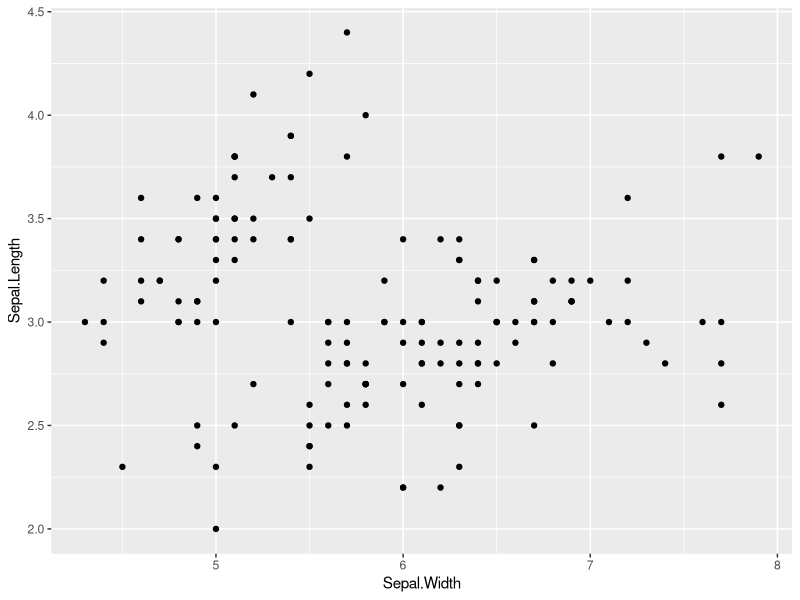
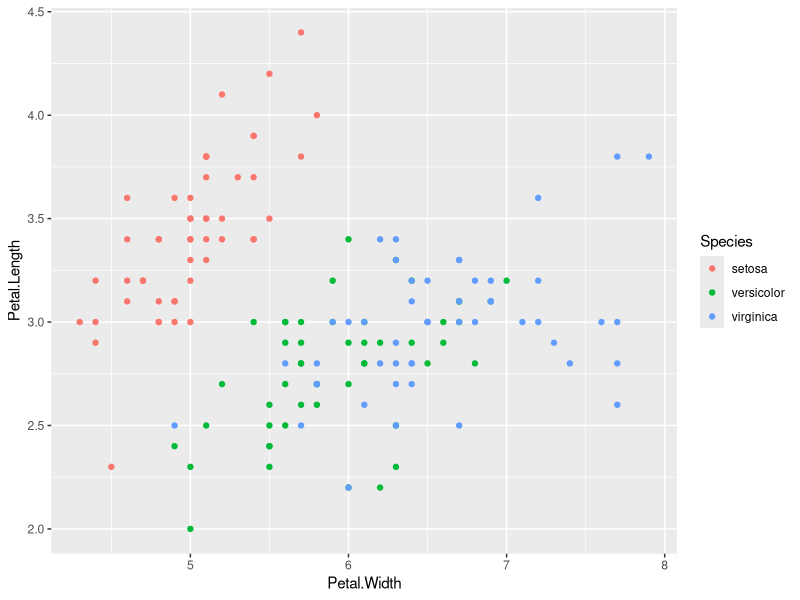
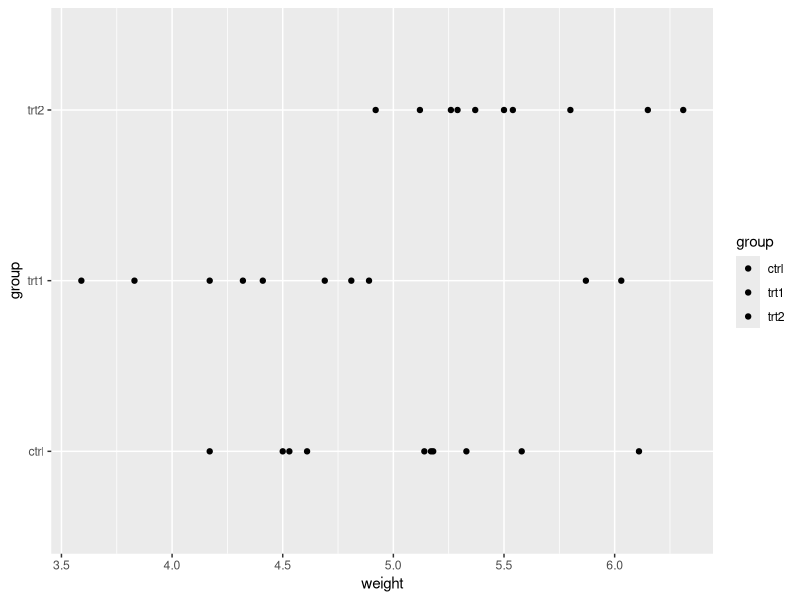

Write R code to recreate these figures, in order.
# Tidyverse Exam – Data Manipulation in R (using `mtcars` dataset)

# tidyverse ---------------------------------------------------------------

# Use `df_mtcars` for Questions 1 - 10
library(tidyverse)
df_mtcars <- as_tibble(mtcars,
                       rownames = "model")

# 1. Filter rows where number of cylinders (`cyl`) is 6
# Write code to create a new data frame that only includes rows where `cyl == 6`.
# Assign to: `mtcars_cyl6`
mtcars_cyl6 <- filter(df_mtcars, cyl == 6)


# 2. Filter rows where number of gears (`gear`) is either 3 or 5
# Use `%in%` to filter the `df_mtcars` dataset for these two `gear` values.
# Assign to: `mtcars_g35`
mtcars_g35 <- select(df_mtcars, c(gear))


# 3. Filter rows where miles per gallon (`mpg`) is greater than 25
# Create a subset of `df_mtcars` where `mpg > 25`.
# Assign to: `mtcars_mpg25`
select(df_mtcars, c(mpg))
mtcars_mpg25 <- df_mtcars %>% 
  filter (mpg>25 )

# 4. Filter rows where weight (`wt`) is less than 2.5 AND number of cylinders (`cyl`) is 4
# Combine logical conditions using `&`.
# Assign to: `mtcars_light_cyl4`
select(df_mtcars, c(wt))
mtcars_light_cyl4 <- df_mtcars %>% filter(wt<2.5 & cyl == 4)

# 5. Sort `df_mtcars` by horsepower (`hp`) in ascending order
# Use `arrange()` to sort the data.
# Assign to: `mtcars_hp`
select(df_mtcars, c(hp))
mtcars_hp <- arrange(df_mtcars,hp)


# 6. Sort `df_mtcars` by quarter mile time (`qsec`) in descending order
# Use `desc()` inside `arrange()`.
# Assign to: `mtcars_qsec`
mtcars_qsec <- arrange(df_mtcars,desc(qsec))

# 7. Exclude the `drat` column
# Use `select()` with `-` (minus sign) to remove the column.
# Assign to: `mtcars_no_drat`
select(df_mtcars, -drat)

# 8. Add a new column `ptw` that equals the ratio of horsepower (`hp`) to weight (`wt`) (`hp / wt`)
# Use `mutate()` to add the new column.
# Assign to: `mtcars_with_ptw`
df_mtcars

# 9. Identify the car `model` with the highest `ptw` among cars with six cylinders (`cyl == 6`).
# Hint: Use `mtcars_with_ptw` and a chain of `filter()` and `arrange()` with `%>%`.
# Write the car model here: YOUR ANSWER

# 10. Group by number of gears (`gear`) and summarize minimum & maximum values of `mpg`
# Use `group_by()` and `summarize()` to calculate minimum & maximum values of `mpg` within each group.
# Minimum and maximum values of each group should be represented as separate columns.
# Function `min()` returns the minimum value in a vector.
# Function `max()` returns the maximum value in a vector.
# Assign to: `mtcars_mpg_by_gear`

# ggplot ------------------------------------------------------------------

# Visualization in R (using `iris` dataset)

## before you begin with the following questions, type the following code to check column names in the dataframe
colnames(iris) # output from this code is the column names that can be used in figures

# 11. Simple scatter plot of `Sepal.Length` vs `Sepal.Width` using `ggplot()`
# Assign to: `g_scat`
# Create a scatter plot with `Sepal.Width` on the x-axis and `Sepal.Length` on the y-axis.
g_scat <- ggplot(data = iris,
       mapping = aes(x = Sepal.Length,
                     y = Sepal.Width)) + geom_point()
g_scat + labs(x = 'Sepal.Width', y = 'Sepal.Length')


# 12. Scatter plot with points colored by `Species`
# Assign to: `g_scat_col`
# Create a scatter plot with `Petal.Width` on the x-axis and `Petal.Length` on the y-axis,
# coloring points by `Species`.

g_scat_col <- iris %>% ggplot(aes(x = Sepal.Length,
                           y = Sepal.Width, color = Species)) + geom_point()
g_scat_col + labs(x = 'Petal.Width', y = 'Petal.Length')

# 13. Histogram of `Petal.Width` with `binwidth = 0.5`
# Assign to: `g_hist`
# Create a histogram of `Petal.Width` with `binwidth` set to 0.5.
# Visualization in R (using `PlantGrowth` dataset)
g_hist <- iris %>%  ggplot(aes(x = Petal.Width)) + geom_histogram(binwidth = 0.5)

## before you begin with the following questions, type the following code to check column names in the dataframe
colnames(PlantGrowth) # output from this code is the column names that can be used in figures

# 14. Boxplot of `weight` grouped and filled by `group`
# Assign to: `g_bplot1`
# Create a boxplot of `weight` by `group`, filling boxes by `group`.
g_bplot1 <- PlantGrowth %>% 
  ggplot(aes(x = weight,
             y = group,
             fill = group)) +
  geom_boxplot()

# 15. Boxplot + scatter plot of `weight` by `group`
# Assign to: `g_bplot2`
# Create a boxplot of `weight` by `group`, then overlay points showing individual observations.
g_bplot2 <- PlantGrowth %>% 
  ggplot(aes(x = weight,
             y = group,
             fill = group)) +
  geom_boxplot()
PlantGrowth %>% 
  ggplot(aes(x = weight,
             y = group,
             fill = group)) +
  geom_point()
